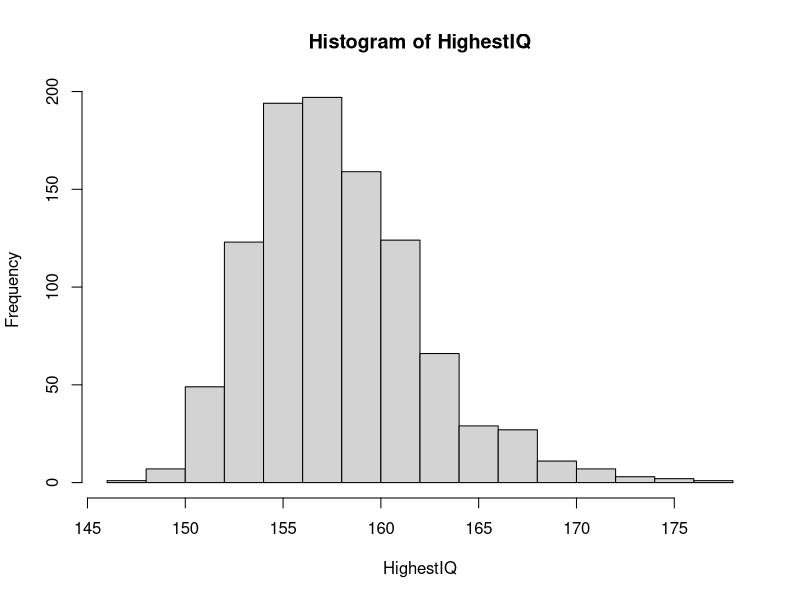

Generate this figure with R:
# Homework Chapter 14
#Data-320
#10/15/2019

#1.Use a Monte Carlo simulation (10,000 simulations) to determine the likelihood that you are
#dealt 2 Aces when playing blackjack. 
install.packages("gtools")
library(gtools)
suits <- c("Diamonds", "Clubs", "Hearts", "Spades")
numbers <- c("A", "2", "3", "4", "5", "6", "7", "8", "9", "10", "J", "Q", "K")
deck <- expand.grid(number=numbers, suit=suits)
deck <- paste(deck$number, deck$suit) 

aces <- paste("A", suits)
facecard <- c("K", "Q", "J", "10")
facecard <- expand.grid(number = facecard, suit=suits)
facecard <- paste(facecard$number, facecard$suit)
facecard
hands <- combinations(52,2,v=deck) 

blackjack <- function() {
  hand <- sample(deck,2)
  (hand[1] %in% aces & hand[2] %in% aces) | (hand[2] %in% aces & hand[1] %in%
                                                   aces)
}
B <- 10000
results <- replicate(B, blackjack())
mean(results)


#2.Determine the ‘exact probability’ of getting 2 Aces when playing blackjack.

4/52*3/51

#0.0039

#3.Ch. 14 Exercises 14.14 #8

#The distribution of IQ scores is approximately normally distributed. The average 
#is 100 and the standard deviation is 15. Suppose you want to know the distribution
#of the highest IQ across all graduating classes if 10,000 people are born each in
#your school district. Run a Monte Carlo simulation with B=1000 generating 10,000
#IQ scores and keeping the highest. Make a histogram.

m = 100
sd = 15

B <- 1000
HighestIQ <- replicate(B, {
  simulated_data <- rnorm(10000, m, sd)
  max(simulated_data)
})
hist(HighestIQ)


